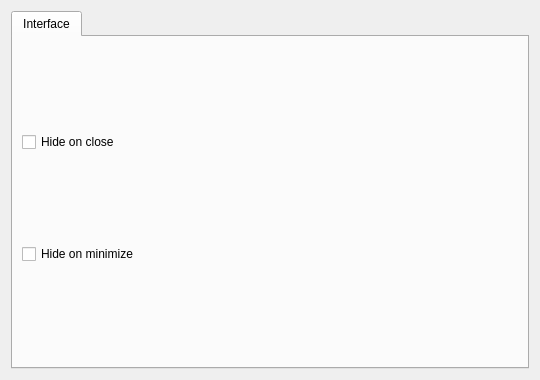
<?xml version="1.0" encoding="UTF-8"?>
<ui version="4.0">
 <class>PreferencesDialog</class>
 <widget class="QDialog" name="PreferencesDialog">
  <property name="geometry">
   <rect>
    <width>540</width>
    <height>380</height>
   </rect>
  </property>
  <property name="windowTitle">
   <string>Preferences</string>
  </property>
  <property name="modal">
   <bool>true</bool>
  </property>
  <layout class="QVBoxLayout" name="verticalLayout">
   <item>
    <widget class="QTabWidget" name="tabWidget">
     <property name="currentIndex">
      <number>0</number>
     </property>
     <widget class="QWidget" name="tabInterface">
      <attribute name="title">
       <string>Interface</string>
      </attribute>
      <layout class="QVBoxLayout" name="verticalLayoutInterface">
       <item>
        <widget class="QCheckBox" name="checkBoxHideOnClose">
         <property name="toolTip">
          <string>When the main window is closed, the tray icon stays</string>
         </property>
         <property name="text">
          <string>Hide on close</string>
         </property>
        </widget>
       </item>
       <item>
        <widget class="QCheckBox" name="checkBoxHideOnMinimize">
         <property name="toolTip">
          <string>When the main window is minimized, the tray icon stays</string>
         </property>
         <property name="text">
          <string>Hide on minimize</string>
         </property>
        </widget>
       </item>
       <item>
        <spacer name="verticalSpacerInterface">
         <property name="orientation">
          <enum>Qt::Orientation::Vertical</enum>
         </property>
        </spacer>
       </item>
      </layout>
     </widget>
    </widget>
   </item>
  </layout>
 </widget>
 <resources/>
 <connections/>
</ui>
